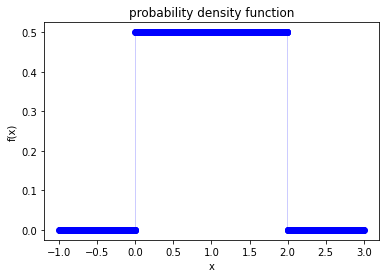

Python code for this plot:
import numpy as np
from pylab import *
import scipy 
import matplotlib.pyplot as plt 
#plotting data
x=linspace(-1,3,1000)    
y=zeros(1000)
y[x<2] = 0.5
y[x>=2] = 0
y[x<=0] = 0
pos = np.where(np.abs(np.diff(y)) >= 2)[0]+1
x = np.insert(x, pos, np.nan)
y = np.insert(y, pos, np.nan)
#plotting
plt.ylabel("f(x)")  
plt.xlabel("x")  
plt.title("probability density function")
plt.plot(x, y, '-o', color ="blue", linewidth=0.2, label=r"$2x$")
plt.show()
